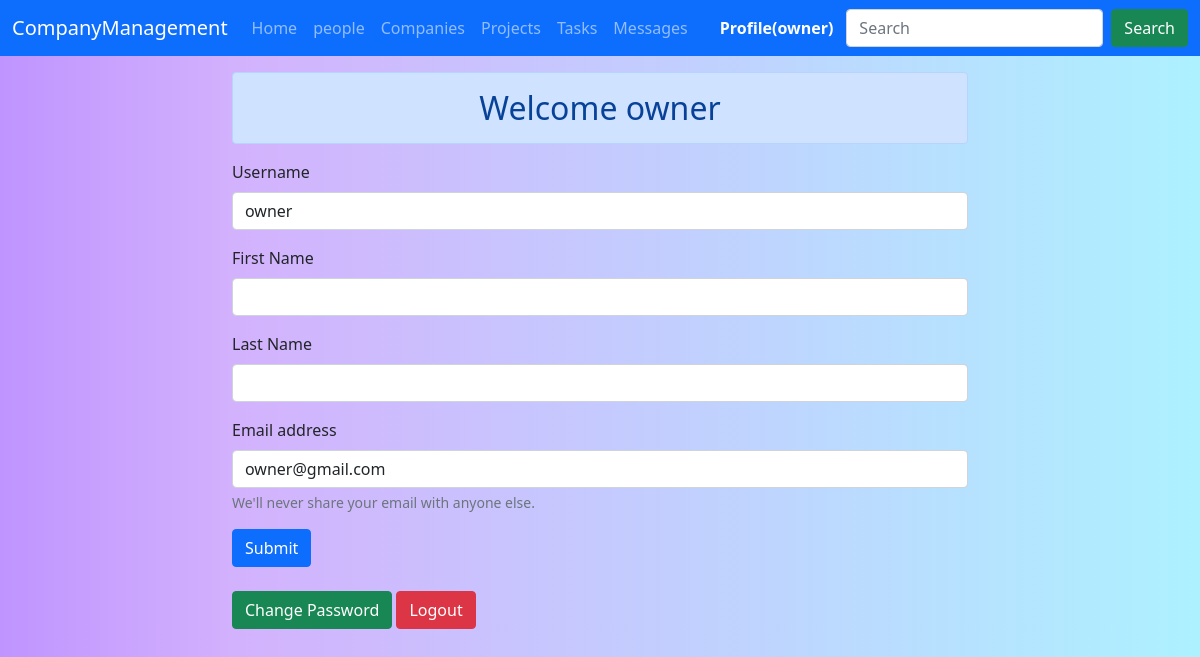
Page /Profile/ (signed in) on the committed database.
### UserModule/models.py (models this page shows)
class User(AbstractUser):
    is_admin = models.BooleanField('Is admin', default=False)
    is_owner = models.BooleanField('Is owner', default=False)
    is_manager = models.BooleanField('Is manager', default=False)
    is_supervisor = models.BooleanField('Is supervisor', default=False)
    is_assistant = models.BooleanField('Is assistant', default=False)

### CompanyManagement/views.py (the view, shortened to what this page needs)
# urls.py: path('Profile/', views.profile, name='profile'),
@login_required
def profile(request):
    return render(request, 'CompanyManagement/DashBoard/profile.html')

### templates/CompanyManagement/DashBoard/profile.html (shortened to what this page needs)
<!DOCTYPE html>
<html lang="en">
  <head>
    <link
      href="https://cdn.jsdelivr.net/npm/bootstrap@5.1.3/dist/css/bootstrap.min.css"
      rel="stylesheet"
    />
  </head>
  <body
    style="
    background: rgb(191,148,255);
    background: linear-gradient(90deg, rgba(191,148,255,1) 0%, rgba(211,178,253,1) 20%, rgba(173,241,255,1) 100%);
    "
  >
    {% include "./Navbar/Navbar.html" with Profile='active' %}
    <div class="container">
      <div class="row">
        <div class="col-md-8 offset-md-2">
          <h2 class="mt-3 m-auto text-center alert alert-primary">
            Welcome {{request.user}}
          </h2>
          <form class="mt-3" method="post">
            <div class="mb-3">
              <label for="username" class="form-label">Username</label>
              <input
                type="text"
                class="form-control"
                name="uname"
                id="username"
                value="{{request.user}}"
                aria-describedby="emailHelp"
              />
            </div>
            <div class="mb-3">
              <label for="fname" class="form-label">First Name</label>
              <input
                type="text"
                value="{{request.user.first_name}}"
                name="fname"
                class="form-control"
                id="fname"
              />
            </div>
            <div class="mb-3">
              <label for="lname" class="form-label">Last Name</label>
              <input
                type="text"
                value="{{request.user.last_name}}"
                name="lname"
                class="form-control"
                id="lname"
              />
            </div>
            <div class="mb-3">
              <label for="email" class="form-label">Email address</label>
              <input
                type="email"
                class="form-control"
                name="email"
                value="{{request.user.email}}"
                id="email"
                aria-describedby="emailHelp"
              />
              <div id="emailHelp" class="form-text">
                We'll never share your email with anyone else.
              </div>
            </div>
            <button type="submit" class="btn btn-primary">Submit</button>
          </form>
          <a href="/change-password" class="mt-4 btn btn-success">
            Change Password
          </a>
          <a href="/logout" class="mt-4 btn btn-danger"> Logout </a>
        </div>
      </div>
    </div>
  </body>
</html>

### templates/CompanyManagement/DashBoard/Navbar/Navbar.html (shortened to what this page needs)
<nav class="navbar navbar-expand-lg navbar-dark bg-primary">
  <div class="container-fluid">
    <a
      class="navbar-brand"
      href="#"
      style="
        font-family: 'Gill
                      Sans', 'Gill Sans MT', Calibri,
          'Trebuchet MS', sans-serif;
      "
    >
      CompanyManagement
    </a>
    <div class="collapse navbar-collapse" id="navbarSupportedContent">
      <ul class="navbar-nav me-auto mb-2 mb-lg-0">
        <li class="nav-item">
          <a class="nav-link {{Home}}" aria-current="page" href="/"
            >{% if home == 'active' %} <b>Home</b> {% else %} Home {% endif %}</a
          >
        </li>
        <li class="nav-item">
          <a class="nav-link {{People}}" href="/People"
            >{% if People == 'active' %} <b>people</b> {% else %} people {% endif %}</a
          >
        </li>
        <li class="nav-item">
          <a class="nav-link {{Companies}}" href="/Companies"
            >{% if Companies == 'active' %} <b>Companies</b> {% else %}
            Companies {% endif %}</a
          >
        </li>
        <li class="nav-item">
          <a class="nav-link {{Projects}}" href="/Projects"
            >{% if Projects == 'active' %} <b>Projects</b> {% else %} Projects
            {% endif %}</a
          >
        </li>
        <li class="nav-item">
          <a class="nav-link {{Tasks}}" href="/Tasks"
            >{% if Tasks == 'active' %} <b>Tasks</b> {% else %} Tasks {% endif %}</a
          >
        </li>
        <li class="nav-item">
          <a class="nav-link {{Messages}}" href="/Messages"
            >{% if Messages == 'active' %} <b>Messages</b> {% else %} Messages
            {% endif %}</a
          >
        </li>
        <li class="nav-item">
          <a class="nav-link {{Activity_Overview}}" href="/Activity_Overview"
            ></a>
        </li>
        <li class="nav-item">
          <a class="nav-link {{Profile}}" href="/Profile">
            {% if Profile == 'active' %} <b>Profile({{request.user}})</b> {% else %} Profile({{request.user}}) {% endif %}</a
          >
        </li>
      </ul>
      <form class="d-flex" role="search">
        <input
          class="form-control me-2"
          type="search"
          placeholder="Search"
          aria-label="Search"
        />
        <button class="btn btn-success" type="submit">Search</button>
      </form>
    </div>
  </div>
</nav>
  </body>

### rows in the picture
User: user "owner", uname "owner", email "owner@gmail.com"
